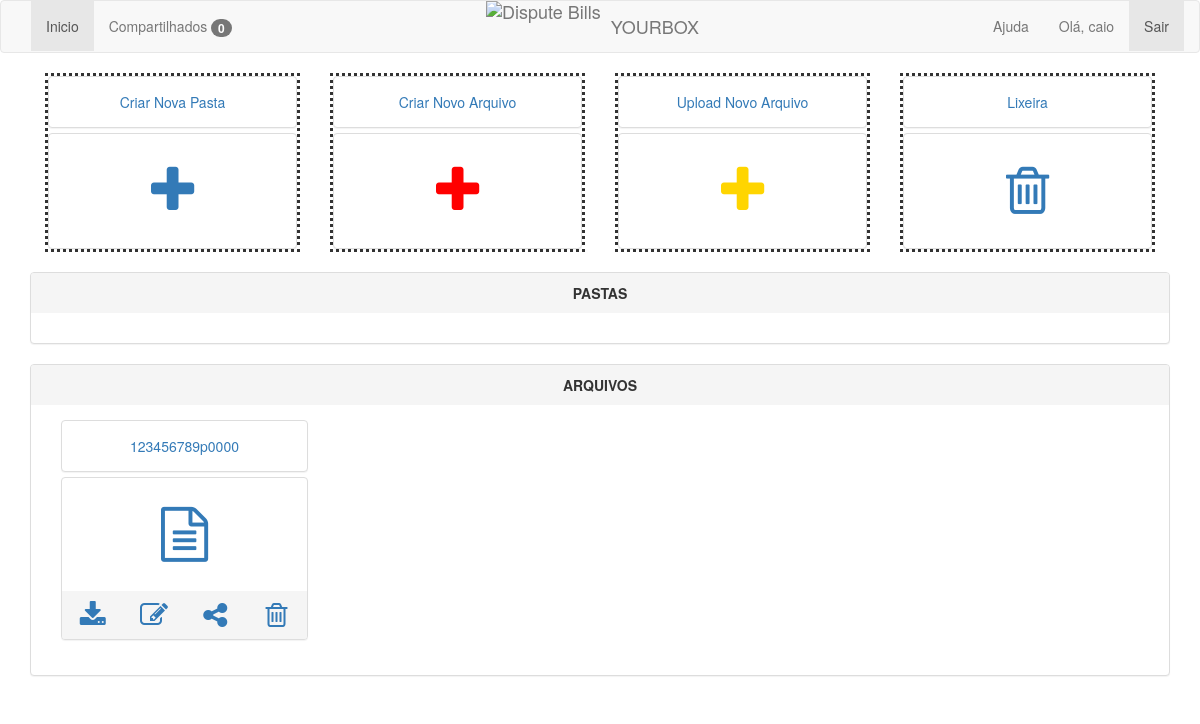
The app's page /app (signed in), older data.
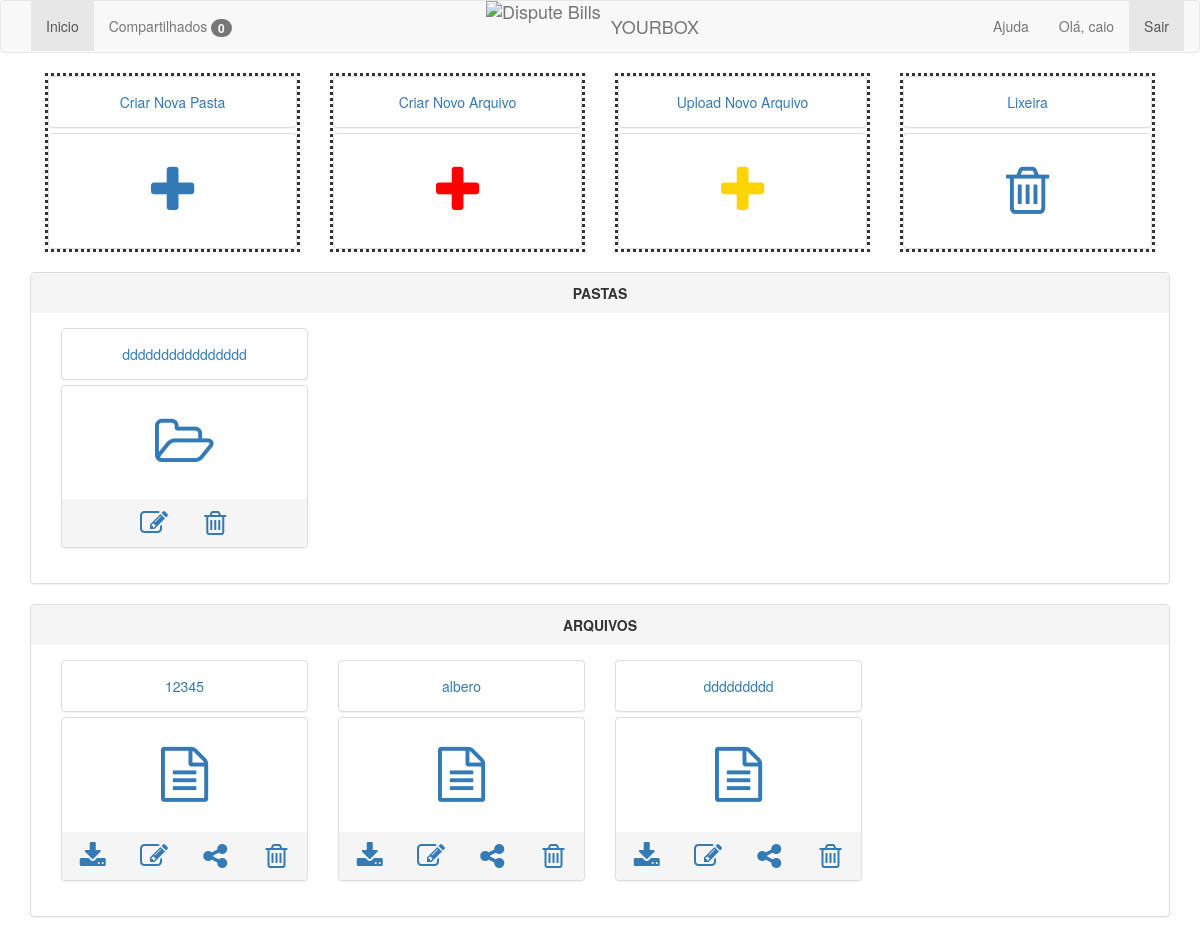
The same page, newer data.
### app/models.py (models this page shows)
class Arquivo(models.Model):
    nome = models.CharField(max_length=10)
    arquivo = models.FileField()
    pasta = models.ForeignKey(Pasta, blank=True, null=True)
    tipo = models.CharField(max_length=50, choices=TIPOS)
    status = models.BooleanField(default=True)
    criado_em = models.DateTimeField(auto_now_add=True)
    editado_em = models.DateTimeField(auto_now=True)

class Pasta(models.Model):
    titulo = models.CharField(max_length=10)
    desc = models.CharField(max_length=100, blank=True, null=True)
    status = models.BooleanField(default=True)
    criado_em = models.DateTimeField(auto_now_add=True)
    editado_em = models.DateTimeField(auto_now=True)

### app/views.py (the view)
# urls.py: url(r'^app', views.app, name='app'),
def app(request):
    try:
        usuario = Usuario.objects.get(email=request.session['email'])
        compartilhados = Compartilhado.objects.filter(usuario=usuario, status=False)
        return render_to_response('app.html', {'usuario': usuario, 'usuarios': Usuario.objects.all(),
                                               'compartilhados': compartilhados},
                                  context_instance=RequestContext(request))
    except:
        return redirect('/')

### app/templates/app.html (shortened to what the changed rows need)
{% extends 'base.html' %}
{% block content %}
    <br/>
    <div class='row' >
        <div class='col-xs-6 col-sm-4 col-md-12' id="pastas">
            <div class="panel-group">
                <div class="panel panel-default">
                    <div class="panel-heading text-center">
                        <text style="font-weight:bold">PASTAS</text>
                    </div>
                    <div class="panel-body text-center">
                        {% for pasta in usuario.pastas.all %}
                            {% if pasta.status %}
                                <div class='col-xs-6 col-sm-4 col-md-3'>
                                    <div class="panel-group">
                                        <div class="panel panel-default">
                                            <div class="panel-body text-center">
                                                <a href='/pasta/{{ pasta.id }}'>{{ pasta.titulo }}</a>
                                            </div>
                                        </div>
                                        <div class="panel panel-default">
                                            <div class="panel-body text-center">
                                                <label style='font-size:55px;'><a href='/pasta/{{ pasta.id }}'>
                                                    <span class='fa fa-1x fa fa-folder-open-o'></span>
                                                </a></label>
                                            </div>
                                            <div class="panel-footer">
                                                <div class='row'>
                                                    <div class='col-xs-3 col-xs-offset-3'>
                                                        <a href='/edit-pasta/{{ pasta.id }}'><span
                                                                class='fa fa-2x fa-edit'></span></a>
                                                    </div>
                                                    <div class='col-xs-3'>
                                                        <a href='/remove-pasta/{{ pasta.id }}'><span
                                                                class='fa fa-2x fa-trash-o'></span></a>
                                                    </div>
                                                </div>
                                            </div>
                                        </div>
                                    </div>
                                </div>
                            {% endif %}
                        {% empty %}
                            <hr/>
                            <h3 class="text-center"> Você não possui pastas! </h3>
                            <hr/>
                        {% endfor %}
                    </div>
                </div>
            </div>
        </div>
    </div>
    <div class='row' id="arquivos">
        <div class='col-xs-6 col-sm-4 col-md-12'>
            <div class="panel-group">
                <div class="panel panel-default">
                    <div class="panel-body text-center">
                        {% for arquivo in usuario.arquivos.all %}
                            {% if not arquivo.pasta and arquivo.status %}
                                <div class='col-xs-6 col-sm-4 col-md-3'>
                                    <div class="panel-group">
                                        <div class="panel panel-default">
                                            <div class="panel-body text-center">
                                                <a href='/arquivo/{{ arquivo.id }}'>{{ arquivo.nome }}</a>
                                            </div>
                                        </div>
                                        <div class="panel panel-default">
                                            <div class="panel-body text-center">
                                                <label style='font-size:55px;'><a href='/arquivo/{{ arquivo.id }}'><span
                                                        class='fa fa-1x fa-file-text-o'></span></a></label>
                                            </div>
                                            <div class="panel-footer">
                                                <div class='row'>
                                                    <div class='col-xs-3'>
                                                        <a href='/media/{{ arquivo.arquivo }}'
                                                           download='/media/{{ arquivo.arquivo }}'><span
                                                                class='fa fa-2x fa-download'></span></a>
                                                    </div>
                                                    <div class='col-xs-3'>
                                                        <a href='/edit-arquivo/{{ arquivo.id }}'><span
                                                                class='fa fa-2x fa-edit'></span></a>
                                                    </div>
                                                    <div class='col-xs-3'>
                                                        <a data-toggle="modal"
                                                           data-target="#modal{{ arquivo.id }}"><span
                                                                class='fa fa-2x fa-share-alt'></span></a>
                                                    </div>
                                                    <div class='col-xs-3'>
                                                        <a href='/remove-arquivo/{{ arquivo.id }}'><span
                                                                class='fa fa-2x fa-trash-o'></span></a>
                                                    </div>
                                                </div>
                                            </div>
                                        </div>
                                    </div>
                                </div>
                            {% endif %}
                        {% empty %}
                            <hr/>
                            <h3 class="text-center"> Você não possui arquivos! </h3>
                            <hr/>
                        {% endfor %}
                    </div>
                </div>
            </div>
        </div>
{% endblock %}

Row changes from the older to the newer data that the page shows:
added Pasta: titulo "dddddddddddddddd"
changed Arquivo (number 1 of 3 on the later page): nome "123456789p0000" → "12345"
added Arquivo: nome "albero"
added Arquivo: nome "ddddddddd"
